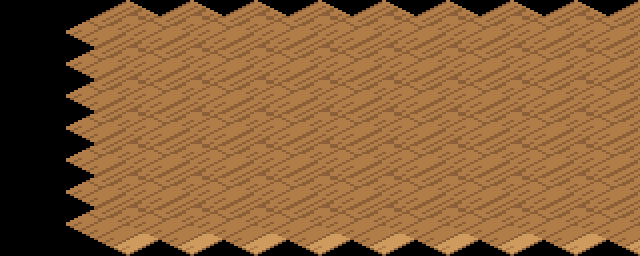

The image is a tile-based game level rendered from a .tmx file. Its description and complete source (layers, tilesets, objects, tile grids) follow:
An orthogonal 10x8 tile map with 64x32 px tiles, 1 tile layer (suelo).

<map version="1.10" orientation="orthogonal" renderorder="right-down" width="10" height="8" tilewidth="64" tileheight="32" infinite="0" nextlayerid="2" nextobjectid="1">
 <tileset firstgid="1" name="terreno_mundo" tilewidth="128" tileheight="64" tilecount="203" columns="8">
  <image source="../textures/../textures/terreno_mundo.png" width="1024" height="1664" />
 </tileset>
 <layer id="1" name="suelo" width="10" height="8">
  <data encoding="csv">
0,0,0,0,0,0,0,0,0,0,
0,157,157,157,157,157,157,157,157,157,
0,157,157,157,157,157,157,157,157,157,
0,157,157,157,157,157,157,157,157,157,
0,157,157,157,157,157,157,157,157,157,
0,157,157,157,157,157,157,157,157,157,
0,157,157,157,157,157,157,157,157,157,
0,157,157,157,157,157,157,157,157,157
</data>
 </layer>
</map>
